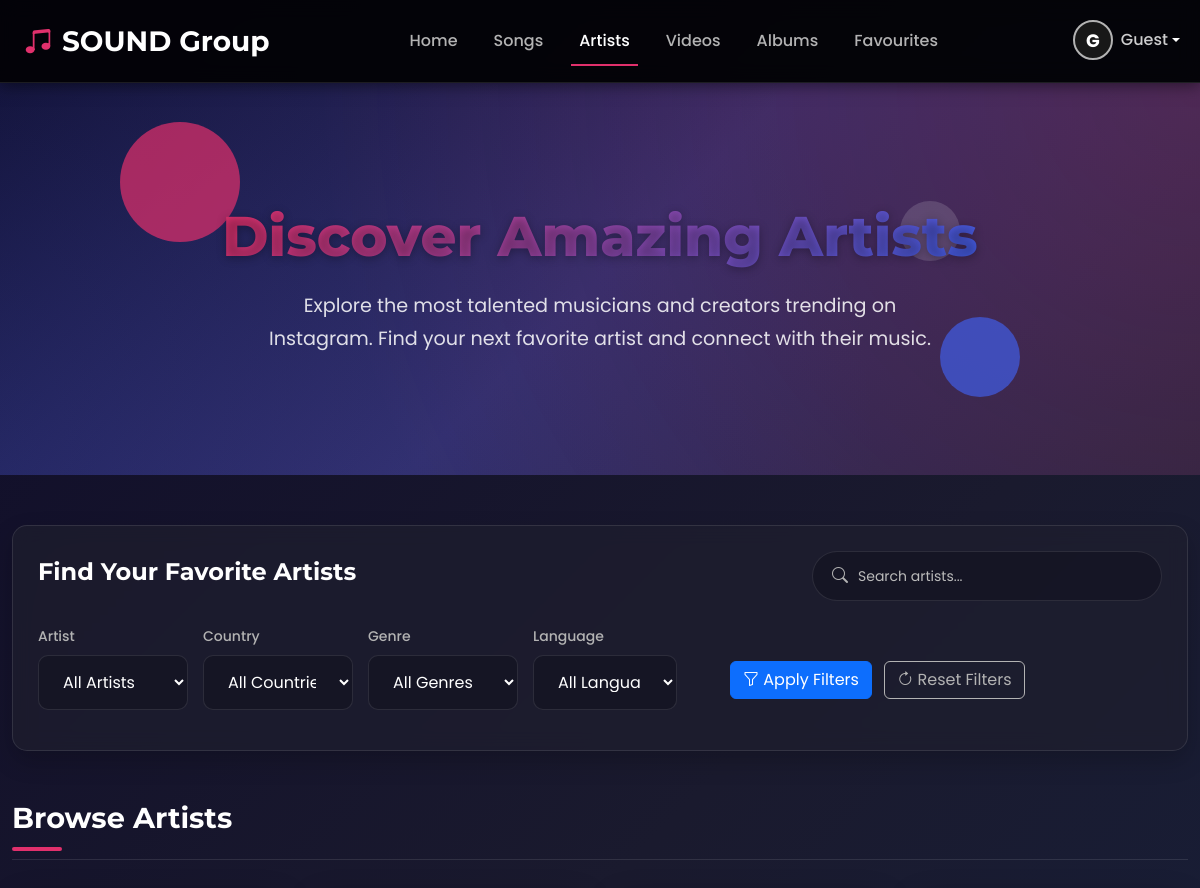
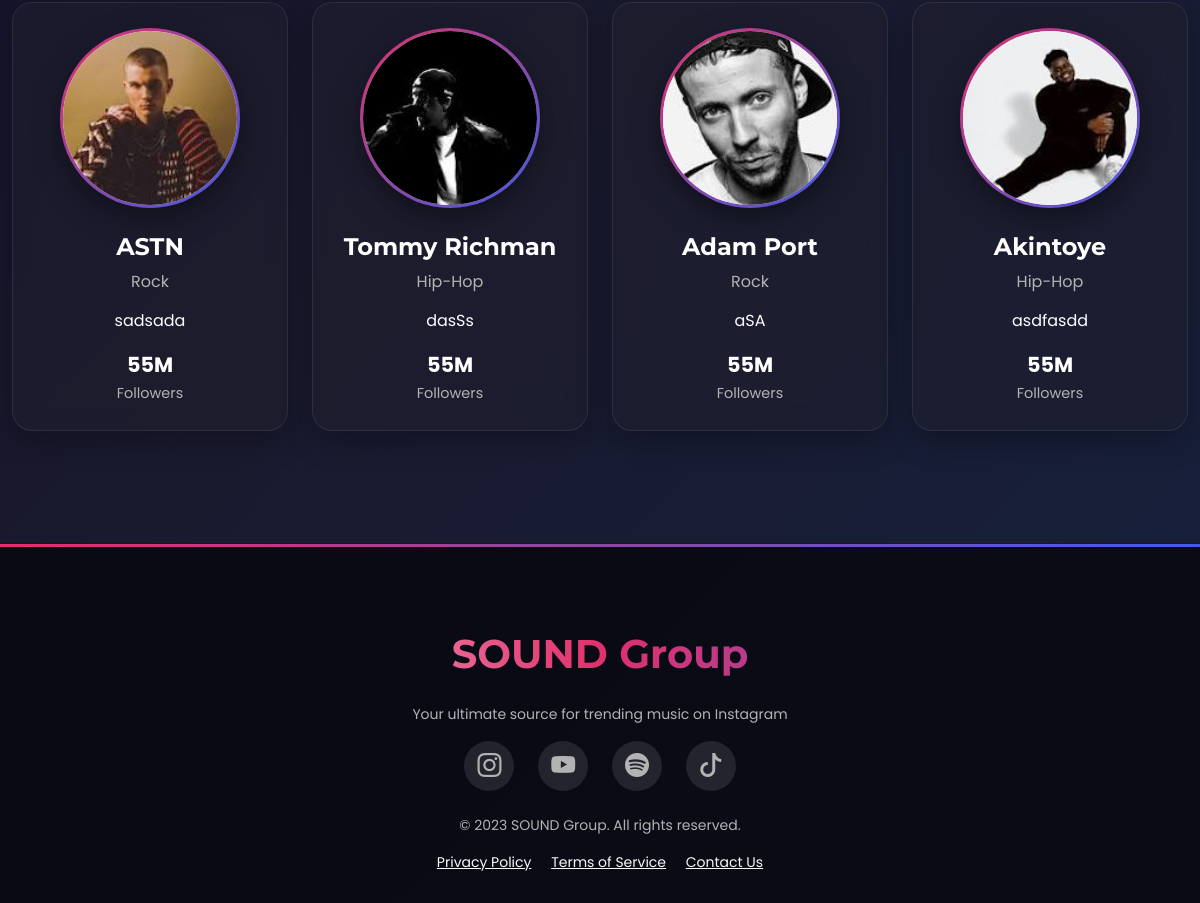
Screenshot of /user/Pages/artists-page.php with the database file from the repository (2 pictures, top to bottom).
### tables this page shows
CREATE TABLE `artists` (
  `id` int(11) NOT NULL,
  `name` varchar(255) NOT NULL,
  `country` varchar(100) NOT NULL,
  `genres` varchar(255) NOT NULL,
  `biography` text DEFAULT NULL,
  `image` varchar(255) DEFAULT NULL,
  `date_added` timestamp NOT NULL DEFAULT current_timestamp(),
  `status` varchar(10) DEFAULT 'active',
  `language` varchar(50) DEFAULT NULL
);

### user/Pages/artists-page.php (the view, shortened to what this page needs)
<?php
include '../connection.php';
?>
<!DOCTYPE html>
<html lang="en">
<head>
  <link href="https://cdn.jsdelivr.net/npm/bootstrap@5.3.0/dist/css/bootstrap.min.css" rel="stylesheet">
  <link rel="stylesheet" href="https://cdn.jsdelivr.net/npm/bootstrap-icons@1.10.5/font/bootstrap-icons.css">
</head>
<body>
  <?php
  include 'header.php'
  ?>
  <section class="artists-hero">
    <div class="floating-element"></div>
    <div class="floating-element"></div>
    <div class="floating-element"></div>
    <div class="container hero-content">
      <h1 class="section-title">Discover Amazing Artists</h1>
      <p class="section-subtitle">Explore the most talented musicians and creators trending on Instagram. Find your next favorite artist and connect with their music.</p>
    </div>
  </section>
  <div class="container">
    <div class="filter-section">
      <div class="filter-header">
        <h3 class="filter-title">Find Your Favorite Artists</h3>
        <div class="search-box">
          <i class="bi bi-search"></i>
          <input type="text" placeholder="Search artists...">
        </div>
      </div>
      <div class="filter-options">
          <div class="filter-group">
        <label for="artistFilter">Artist</label>
        <select id="artistFilter">
          <option value="">All Artists</option>
        </select>
      </div>
      <div class="filter-group">
        <label for="countryFilter">Country</label>
        <select id="countryFilter">
          <option value="">All Countries</option>
        </select>
      </div>
      <div class="filter-group">
        <label for="genreFilter">Genre</label>
        <select id="genreFilter">
          <option value="">All Genres</option>
        </select>
      </div>
      <div class="filter-group">
        <label for="languageFilter">Language</label>
        <select id="languageFilter">
          <option value="">All Languages</option>
        </select>
      </div>
      <div class="actions">
        <button class="btn btn-primary me-2" id="applyFilters"><i class="bi bi-funnel"></i> Apply Filters</button>
        <button class="btn filter-reset" id="resetFilters"><i class="bi bi-arrow-clockwise"></i> Reset Filters</button>
      </div>
      </div>
    </div>
    <div class="category-header">
      <h3 class="category-title">Browse Artists</h3>
    </div>
    <div class="row g-4">
      <?php
      $artist_results_display = mysqli_query($con, "SELECT * FROM artists");
         if (mysqli_num_rows($artist_results_display) > 0) {
           while ($artist = mysqli_fetch_assoc($artist_results_display)) {
            echo '
                <div class="col-xl-3 col-lg-4 col-md-6 artist-card-container" id="artist-card" onclick=location.href="artist.php?artist=' . $artist['id'] . '">
            <div class="artist-card"
                data-name="' . strtolower($artist['name']) .'"
                data-genre="' . strtolower($artist['genres']) .'"
                data-country="' . strtolower($artist['country']) .'"
                data-language="' . strtolower($artist['language']) .'"
                onclick=`location.href="artist.php"`>
              <img src="../../admin/uploads/artists/' . $artist['image'] .'" alt="' . $artist['name'] .' Cover" class="artist-avatar"><br>
              <h4 class="artist-name">' . $artist['name'] .'</h4>
              <p class="artist-genre">' . str_replace(',', ' • ', $artist['genres']) .'</p>
              <p>' . $artist['language'] .'</p>
              <div class="artist-stats">
                <div class="artist-stat">
                  <span class="stat-value">55M</span>
                  <span>Followers</span>
                </div>
              </div>
            </div>
          </div>
              ';
             }
           }
        ?>
    </div>
  </div>
  <?php
  include 'footer.php'
  ?>
  <?php
  include 'auth-modals.php'
  ?>
</body>
</html>

### user/Pages/auth-modals.php (style rules this page uses)
input::placeholder, textarea::placeholder { color: #bbb; font-size: 14px; }

### rows the page displays
artists: image (picture), name "ASTN", genres "Rock", language "sadsada"
artists: image (picture), name "Tommy Richman", genres "Hip-Hop", language "dasSs"
artists: image (picture), name "Adam Port", genres "Rock", language "aSA"
artists: image (picture), name "Akintoye", genres "Hip-Hop", language "asdfasdd"
